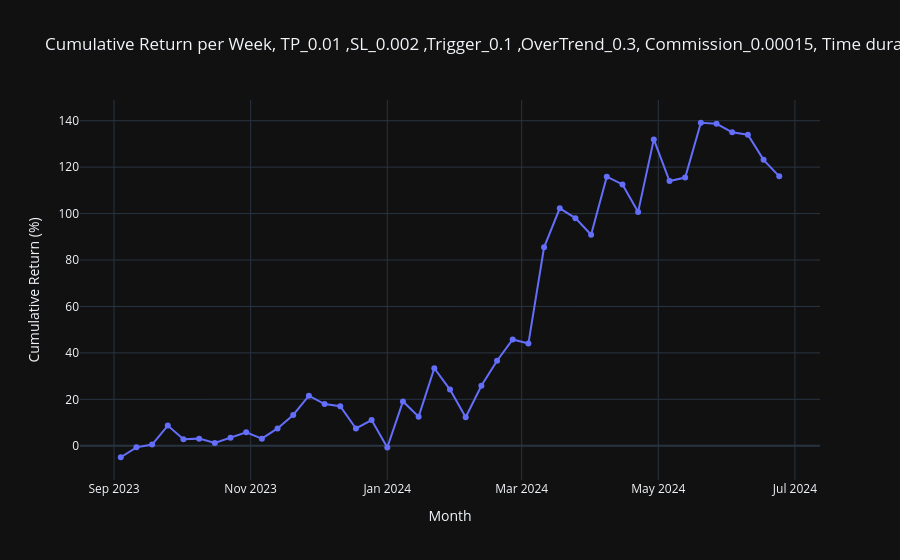

The notebook cell saved with this chart:
### Markdown cell above
You can play with it:

### Code cell
hours  = 8 # time duration of a trade
commission = 0.015/100 # comission
config = {
    "TP": 0.01,   # Take Profit (1%)
    "SL": 0.002,  # Stop Loss (0.5%)
    "TRIGGER": 0.1, # Trigger 
    "OVER_TREND": 0.3, # Over Trend
    "TIME_LIMIT": datetime.timedelta(hours=hours).total_seconds(),  # Time limit of 8 hours in seconds
    "EMA":{
        "period":0
    }, #EMA condition period 0 means no ema used
     "SAVED":True, # Save Data
    "comission":commission # Comission
}
plot_one_backtest(hours, commission, config)

### Figure 1 — Plotly figure (JSON) as saved in the notebook; plotly's stock layout.template omitted (floating-point values rounded to 4 significant figures)
{"data": [{"mode": "lines+markers", "name": "TP_0.01 ,SL_0.002 ,Trigger_0.1 ,OverTrend_0.3 Cumulative Return", "type": "scatter", "x": ["2023-09-04T00:00:00", "2023-09-11T00:00:00", "2023-09-18T00:00:00", "2023-09-25T00:00:00", "2023-10-02T00:00:00", "2023-10-09T00:00:00", "2023-10-16T00:00:00", "2023-10-23T00:00:00", "2023-10-30T00:00:00", "2023-11-06T00:00:00", "2023-11-13T00:00:00", "2023-11-20T00:00:00", "2023-11-27T00:00:00", "2023-12-04T00:00:00", "2023-12-11T00:00:00", "2023-12-18T00:00:00", "2023-12-25T00:00:00", "2024-01-01T00:00:00", "2024-01-08T00:00:00", "2024-01-15T00:00:00", "2024-01-22T00:00:00", "2024-01-29T00:00:00", "2024-02-05T00:00:00", "2024-02-12T00:00:00", "2024-02-19T00:00:00", "2024-02-26T00:00:00", "2024-03-04T00:00:00", "2024-03-11T00:00:00", "2024-03-18T00:00:00", "2024-03-25T00:00:00", "2024-04-01T00:00:00", "2024-04-08T00:00:00", "2024-04-15T00:00:00", "2024-04-22T00:00:00", "2024-04-29T00:00:00", "2024-05-06T00:00:00", "2024-05-13T00:00:00", "2024-05-20T00:00:00", "2024-05-27T00:00:00", "2024-06-03T00:00:00", "2024-06-10T00:00:00", "2024-06-17T00:00:00", "2024-06-24T00:00:00"], "y": [-4.941, -0.6701, 0.5066, 8.68, 2.811, 3.077, 1.211, 3.409, 5.821, 3.05, 7.481, 13.27, 21.59, 17.94, 17.0, 7.454, 11.1, -0.7196, 19.1, 12.54, 33.38, 24.19, 12.27, 25.82, 36.63, 45.77, 44.02, 85.49, 102.3, 98.04, 90.88, 115.9, 112.6, 100.7, 131.9, 114.0, 115.5, 139.1, 138.6, 135.0, 133.9, 123.1, 116.0]}], "layout": {"title": {"text": "Cumulative Return per Week, TP_0.01 ,SL_0.002 ,Trigger_0.1 ,OverTrend_0.3, Commission_0.00015, Time duration max_8h"}, "xaxis": {"title": {"text": "Month"}, "type": "date"}, "yaxis": {"title": {"text": "Cumulative Return (%)"}}}}
